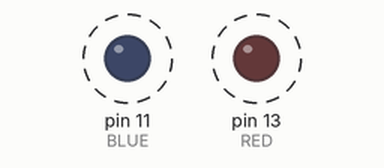
This program was run on a simulated Arduino Nano, built with avr-gcc and run on an emulated ATmega328P. Shown: output pins drawn as LEDs (lit = HIGH). Dashed ring = blinking. What the program prints to the serial monitor is not drawn.

Above: at 0.06 s.
Timing chart, 0 to 3.0 s (numbered marks = the images above):
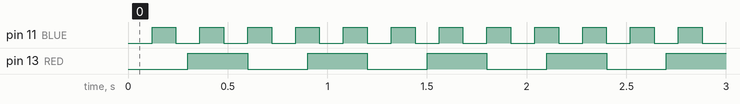

Measured:
- by itself, pin 11 (BLUE): alternates HIGH for 0.12 s and LOW for 0.12 s
- by itself, pin 13 (RED): alternates HIGH for 0.30 s and LOW for 0.30 s

The program:

main.cpp
```cpp
#include <Arduino.h>
#include <Arduino_FreeRTOS.h>
#include "timers.h"

#define RED 13
#define YELLOW 12
#define BLUE 11

#define BLUE_TIMER_PERIOD (pdMS_TO_TICKS(120))
#define RED_TIMER_PERIOD (pdMS_TO_TICKS(300))

void pvTimerCallBack(TimerHandle_t xTimer);

TimerHandle_t xBlueTimer, xRedTimer;

void setup() {
  Serial.begin(9600);
  BaseType_t xBlueTimerStarted, xRedTimerStarted;
 xBlueTimer =xTimerCreate("Blue Timer ", BLUE_TIMER_PERIOD, pdTRUE, 0,pvTimerCallBack);
  xRedTimer =xTimerCreate("Red Timer ", RED_TIMER_PERIOD, pdTRUE, 0,pvTimerCallBack);

  if ((xBlueTimer != NULL) &&(xRedTimer != NULL)){
    xBlueTimerStarted = xTimerStart(xBlueTimer,0);
    xRedTimerStarted = xTimerStart(xRedTimer,0);

    //if not created get stuck here
    while((xBlueTimerStarted !=pdPASS) && (xRedTimerStarted !=pdPASS)){}
  }
}

//uint32_t bluExecutionCount;
void pvTimerCallBack(TimerHandle_t xTimer){
  TickType_t xTimeNow;
  xTimeNow = xTaskGetTickCount();
  if(xTimer == xBlueTimer){
    pinMode(BLUE, OUTPUT);
    //bluExecutionCount++;
    Serial.print("Blue Timer execution : ");
    Serial.println(xTimeNow);
    digitalWrite(BLUE, digitalRead(BLUE) ^ 1);
      /*if(bluExecutionCount==4000)
      {
        xTimerStop(xBlueTimer, 0);
      }
        */
  }
  else if(xTimer == xRedTimer){
    pinMode(RED, OUTPUT);
    Serial.print("Red Timer execution : ");
    Serial.println(xTimeNow);
    digitalWrite(RED, digitalRead(RED) ^ 1);
  }
   }


void loop() {

  }
```
